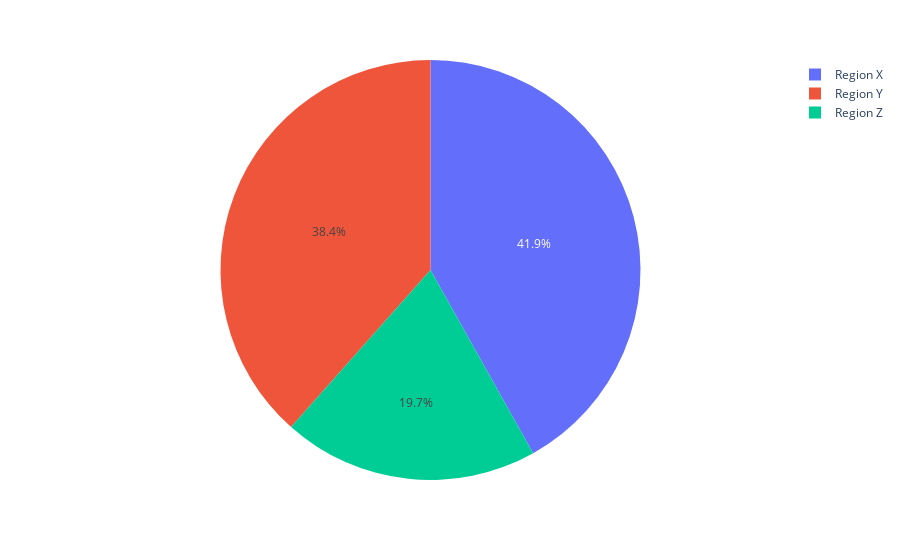

The notebook cell this image was saved under:
### Code cell
fig = px.pie(values = [133336, 122428, 62674 ],names = ['Region X', 'Region Y', 'Region Z'])
fig.show()

### Figure 1 — Plotly figure (JSON) as saved in the notebook; plotly's stock layout.template omitted (floating-point values rounded to 4 significant figures)
{"data": [{"domain": {"x": [0, 1], "y": [0, 1]}, "hovertemplate": "label=%{label}<br>value=%{value}<extra></extra>", "labels": ["Region X", "Region Y", "Region Z"], "legendgroup": "", "name": "", "showlegend": true, "type": "pie", "values": [133336, 122428, 62674]}], "layout": {"legend": {"tracegroupgap": 0}, "margin": {"t": 60}}}
